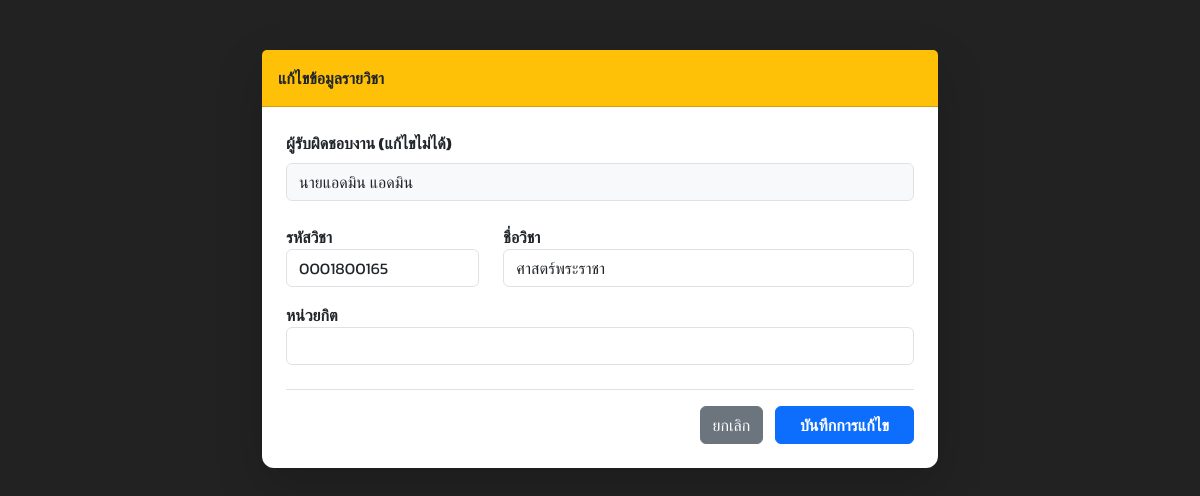
/course/edit_course.php?id=16 (signed in), run on the app's committed database.
### tables this page shows
CREATE TABLE `course` (
  `course_id` int(20) NOT NULL,
  `use_id` int(20) NOT NULL,
  `course_name` varchar(255) DEFAULT NULL,
  `course_code` varchar(255) DEFAULT NULL,
  `course_credit` varchar(255) DEFAULT NULL,
  `category_id` int(20) NOT NULL,
  `categorycourse_id` int(20) NOT NULL
);

CREATE TABLE `users` (
  `use_id` int(20) NOT NULL,
  `username` varchar(50) DEFAULT NULL,
  `password` varchar(255) DEFAULT NULL,
  `use_title` varchar(20) DEFAULT NULL,
  `use_fname` varchar(50) DEFAULT NULL,
  `use_lname` varchar(50) DEFAULT NULL,
  `salt_use` varchar(256) NOT NULL,
  `use_role` varchar(10) NOT NULL
);

### course/edit_course.php (the view, shortened to what this page needs)
<?php
require_once "../config.php";
$course_id = $_GET['id'];
$sql = "SELECT c.*, u.use_title, u.use_fname, u.use_lname
        FROM course c
        INNER JOIN users u ON c.use_id = u.use_id
        WHERE c.course_id = ?";
$stmt = $link->prepare($sql);
$stmt->bind_param("i", $course_id);
$stmt->execute();
$course = $stmt->get_result()->fetch_assoc();
?>
<!DOCTYPE html>
<html lang="th">
<head>
    <link href="https://cdn.jsdelivr.net/npm/bootstrap@5.3.3/dist/css/bootstrap.min.css" rel="stylesheet">
</head>
<body>
<div class="container" style="max-width: 700px;">
    <div class="card shadow-lg border-0">
        <div class="card-header bg-warning fw-bold py-3">แก้ไขข้อมูลรายวิชา</div>
        <form action="update_course.php" method="POST" class="card-body p-4">
            <div class="mb-4">
                <label class="form-label fw-bold">ผู้รับผิดชอบงาน (แก้ไขไม่ได้)</label>
                <input type="text" class="form-control bg-light"
                       value="<?php echo $course['use_title'].$course['use_fname']." ".$course['use_lname']; ?>" readonly>
            </div>
            <div class="row mb-3">
                <div class="col-md-4">
                    <label class="fw-bold">รหัสวิชา</label>
                    <input type="text" name="course_code" class="form-control" value="<?php echo $course['course_code']; ?>" required>
                </div>
                <div class="col-md-8">
                    <label class="fw-bold">ชื่อวิชา</label>
                    <input type="text" name="course_name" class="form-control" value="<?php echo $course['course_name']; ?>" required>
                </div>
            </div>
            <div class="mb-4">
                <label class="fw-bold">หน่วยกิต</label>
                <input type="number" name="course_credit" class="form-control" value="<?php echo $course['course_credit']; ?>" required>
            </div>
            <div class="text-end border-top pt-3">
                <a href="course.php" class="btn btn-secondary me-2">ยกเลิก</a>
                <button type="submit" name="update_course" class="btn btn-primary px-4 fw-bold">บันทึกการแก้ไข</button>
            </div>
        </form>
    </div>
</div>
</body>
</html>

### course/edit_course.php (style rules this page uses)
body { font-family: 'Kanit', sans-serif; background-color: #222; padding-top: 50px; }
.card { border-radius: 12px; }

### data on the page
course: use.use_lname "นายแอดมิน แอดมิน", course_code "0001800165", course_name "ศาสตร์พระราชา"
